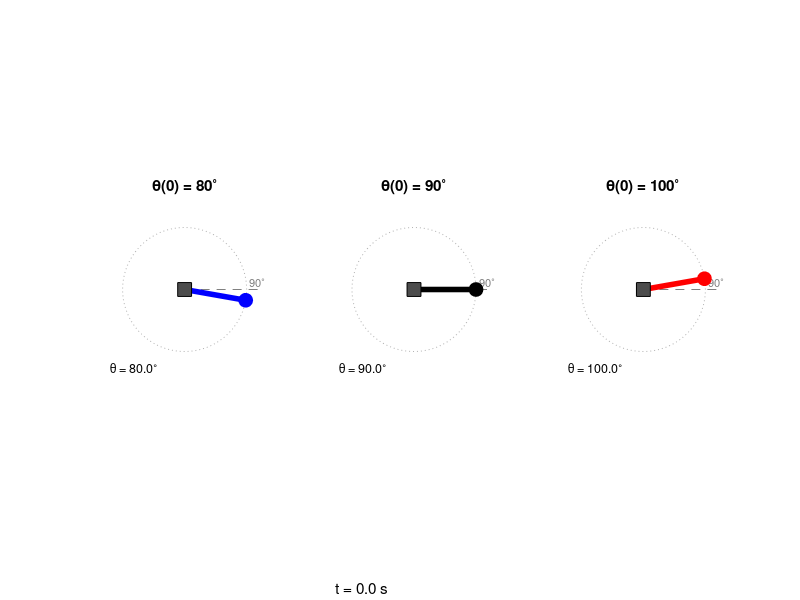

This chart was generated by the following MATLAB code: (Note: this script raises an error after producing the figure.)
% Robot kolunun 2D animasyonu (acik cevrim, u = ueq sabit)
% Uc durum yan yana: theta(0) = 80, 90, 100 derece
% Ekranda oynatir ve sekiller/model_animasyon.gif olarak kaydeder

clear; clc; close all;

% Parametreler (acik_cevrim.m ile ayni)
Jm = 0.01; b = 0.1; K = 0.01; R = 1; L = 0.5;
m = 0.05; l = 0.1; g = 9.81;
J = Jm + m*l^2;
f = @(t,x,u) [ x(2);
               (K*x(3) - b*x(2) - m*g*l*sin(x(1)))/J;
               (u - R*x(3) - K*x(2))/L ];
ieq = m*g*l/K;  ueq = R*ieq;   % theta0 = 90 derece

% Simulasyon: esit aralikli zamanlarda cozum (her kare 0.2 s)
baslangic = [80 90 100];
renk = {'b','k','r'};
t = (0:0.2:60)';
th = zeros(numel(t), 3);
for k = 1:3
    x0 = [deg2rad(baslangic(k)); 0; ieq];
    [~,x] = ode45(@(t,x) f(t,x,ueq), t, x0);
    th(:,k) = x(:,1);
end

% Cizim: theta dik asagidan olculuyor -> uc nokta (l sin, -l cos)
fig = figure('Color','w','Position',[100 100 900 340]);
for k = 1:3
    ax(k) = subplot(1,3,k); hold on; axis equal; axis off;
    axis([-0.13 0.13 -0.13 0.13]);
    plot(0.1*cos(linspace(0,2*pi,100)), 0.1*sin(linspace(0,2*pi,100)), ':', 'Color',[.7 .7 .7]);
    plot([0 0.12],[0 0],'--','Color',[.5 .5 .5]);        % 90 derece (yatay)
    text(0.105,0.012,'90^\circ','Color',[.5 .5 .5],'FontSize',8);
    kol(k)  = plot([0 0],[0 -l],'-','Color',renk{k},'LineWidth',4);
    uc(k)   = plot(0,-l,'o','MarkerSize',10,'MarkerFaceColor',renk{k},'Color',renk{k});
    plot(0,0,'ks','MarkerSize',10,'MarkerFaceColor',[.3 .3 .3]);   % motor
    title(sprintf('\\theta(0) = %d^\\circ', baslangic(k)));
    yazi(k) = text(-0.12,-0.125,'','FontSize',9);
end
zaman = annotation('textbox',[0.42 0.01 0.2 0.06],'String','', ...
    'EdgeColor','none','HorizontalAlignment','center','FontSize',11);

gif = fullfile(fileparts(fileparts(mfilename('fullpath'))),'sekiller','model_animasyon.gif');
for n = 1:numel(t)
    for k = 1:3
        xu = l*sin(th(n,k));  yu = -l*cos(th(n,k));
        set(kol(k),'XData',[0 xu],'YData',[0 yu]);
        set(uc(k),'XData',xu,'YData',yu);
        set(yazi(k),'String',sprintf('\\theta = %.1f^\\circ', rad2deg(th(n,k))));
    end
    set(zaman,'String',sprintf('t = %.1f s', t(n)));
    drawnow;
    [img,cmap] = rgb2ind(frame2im(getframe(fig)), 64);
    if n == 1
        imwrite(img,cmap,gif,'gif','LoopCount',Inf,'DelayTime',0.05);
    else
        imwrite(img,cmap,gif,'gif','WriteMode','append','DelayTime',0.05);
    end
end
fprintf('GIF kaydedildi: %s\n', gif);
